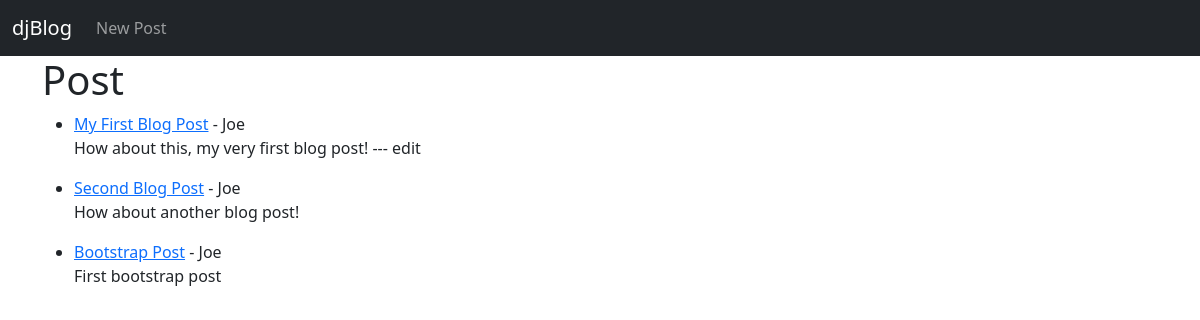
Before: / with the older database file.
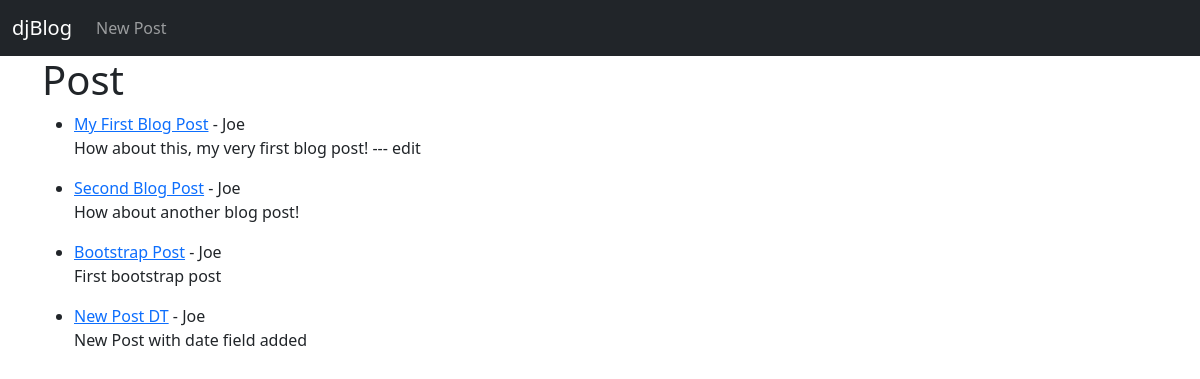
After: the same page with the newer database file.
### blog/models.py (models this page shows, shortened)
class Post(models.Model):
    title = models.CharField(max_length=255)
    title_tag = models.CharField(max_length=20)
    author = models.ForeignKey(User, on_delete=models.CASCADE)
    body = models.TextField()
    date_created = models.DateField(auto_now_add=True)

### blog/views.py (the view)
# urls.py: path('', HomeView.as_view(), name="home"),
class HomeView(ListView):
    model = Post
    template_name = 'home.html'
    ordering = ['-date_created']

### blog/templates/home.html
{% extends 'base.html' %}
{% block content %}
<h1>Post</h1>
<ul>
{% for post in object_list %}
    <li><a href="{% url 'post-detail' post.pk %}">{{ post.title }}</a> - {{ post.author.first_name }}</li>
    <p>{{ post.body }}</p>
{% endfor %}
</ul>
{% endblock %}

### blog/templates/base.html (shortened to what this page needs)
<!doctype html>
<html lang="en">
  <head>
    <link href="https://cdn.jsdelivr.net/npm/bootstrap@5.0.0-beta2/dist/css/bootstrap.min.css" rel="stylesheet">
  </head>
  <body>
    <nav class="navbar navbar-expand-lg navbar-dark bg-dark">
        <div class="container-fluid">
          <a class="navbar-brand" href="{% url 'home' %}">djBlog</a>
          <div class="collapse navbar-collapse" id="navbarSupportedContent">
            <ul class="navbar-nav me-auto mb-2 mb-lg-0">
              <li class="nav-item">
                <a class="nav-link" href="{% url 'post-create' %}">New Post</a>
              </li>
            </ul>
          </div>
        </div>
    </nav>
    <div class="container">
    {% block content %}
    {% endblock %}
    </div>
  </body>
</html>

Changed rows visible on the page:
added Post: title "New Post DT", author.first_name "Joe", body "New Post with date field added"
